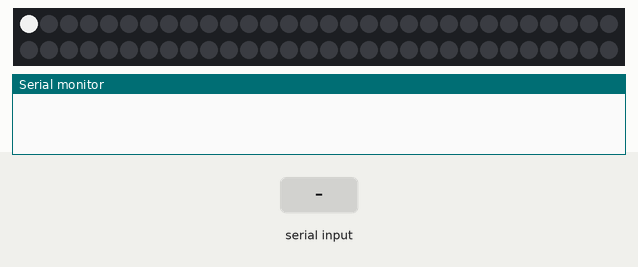
This sketch was run on a simulated ATtiny85, built with avr-gcc and run on an emulated ATtiny85. Shown: 60 RGB LEDs in strip order, left to right, continuing on the next row, the last lines printed to the serial monitor. The inputs (shaded band) are chosen by the test bench.

Above: at 1.2 s.
1.3 s: "90,45\n" received over the second serial link
3.9 s: "30,150\n" received over the second serial link
At 4.11 s:
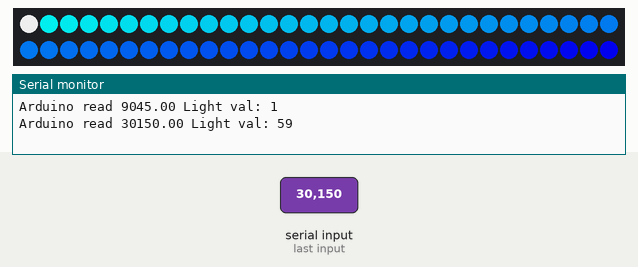
Timing chart, 0 to 6.9 s (numbered marks = the images above; inputs shaded):
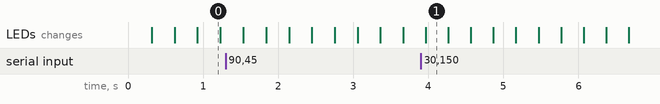

The sketch:

sensorDotstarsExhibit.ino
```cpp
/* TIPS: Make sure that the echem board and Arduino share a common ground.
 *  if sensor values are reading at 4.57 instead of what is expected, reconnect Arduino to Joe's magic laptop
*/

//Light libraries
#include <Adafruit_DotStar.h>
#include "SPI.h" // Comment out this line if using Trinket or Gemma
//#include "Adafruit_WS2801.h"
#ifdef __AVR_ATtiny85__
#include <avr/power.h>
#endif

//time library - At the moment this doesn't involve synching with an outside time, so it is just an internal clock
//#include <Time.h>

//math library
#include <math.h>

//Light initializing
#define NUMPIXELS 60 // Number of LEDs in strip
#define DATAPIN    4    // Green wire on DotStar
#define CLOCKPIN   5    // Yellow wire on DotStar
Adafruit_DotStar strip = Adafruit_DotStar(
                           NUMPIXELS, DATAPIN, CLOCKPIN, DOTSTAR_BRG);

int onInterval = 750;
int offInterval = 750;
int timeInCycle;


const int numlights = 60;
const int light_low = 1;
const int light_high = numlights - 1;
const int top_light = 0;
int light_val = 0;
int light_direction = 1;
uint8_t change = 1;

uint8_t brightness = 255;

//color variables
uint32_t curr_color;

//Software serial initializing

#define rxPin 10 //White cable from sensor
#define txPin 11 //Infrequently used

#include <SoftwareSerial.h>
SoftwareSerial mySerial(rxPin, txPin); // RX, TX
char delimiter = '\n';
String dataFlag = "PPM";
boolean startListening = false;


char inChar; // Data received from the serial port
String stringVal;
float floatVal;
const int COmin = 250; //multiply manually by sigMultiplier
const int COmax = 1400; //multiply manually by sigMultiplier
const int sigMultiplier = 1000;

void setup() {
  strip.begin();
  // Update LED contents, to start they are all 'off'
  strip.show();

  pinMode(rxPin, INPUT);
  pinMode(txPin, OUTPUT);
  Serial.begin(9600);
  mySerial.begin(9600); // Start serial communication at 9600 bps

}
void loop() {

/*Read the serial port for values from the echem and map it to variables for controling the lights.*/
  //strip.setPixelColor(top_light, 0x000000); //the top indicator light defualts to OFF
  if (mySerial.available() > 0) {

    inChar = mySerial.read();
    if (inChar != ' ' && inChar != ',' && inChar != '\n') { //ignore commas and whitespace
      stringVal += inChar;
    }
    if (inChar == '\n') { //we've read the end of a value
      //Serial.print("Time:");
      //Serial.print(now()); //Print time in seconds since activation
      //Serial.print(" ");
      //Serial.print(stringVal);
      //Serial.print(" ");
      floatVal = stringVal.toFloat();
      //Serial.print(floatVal, 6);
      //Serial.print(" ");
      light_val = map(floatVal * sigMultiplier, COmin, COmax, light_low, light_high);
      light_val = constrain(light_val, light_low, light_high);

      Serial.println("Arduino read " + String(floatVal) + " Light val: " + String(light_val));
      stringVal = "";

      //set the top light to on since we've read a value

    }
  }

/*Update lights and add delays for flashing*/


  timeInCycle = millis()%(onInterval+offInterval);
  if(timeInCycle >= onInterval){
    //dim lights
    update_light_height();
    brightness = map(timeInCycle, onInterval, onInterval+offInterval, 255,50);
    strip.setBrightness(brightness);
  }else{
    //turn lights on
    update_light_height();
    brightness = map(timeInCycle, 0, onInterval, 50, 255);
    strip.setBrightness(brightness);
  }
  strip.show(); //show current light height
}


void update_light_height()
{
  //update to new value
  int redIntensity;
  //turn all off including top
  for (int i = 1; i <= light_high; i++) {
    strip.setPixelColor(i, 0x000000);
  }

  for (int i = light_high; i > light_high - light_val; i--)
  {
     colorMapRed(i);

  //this line for setting to just one color
  //strip.setPixelColor(i, 0x4B0082)
 }
  strip.setPixelColor(top_light, 0xffffff);
}

void colorMapRed(int pixelIndex){
  int redIntensity = map(pixelIndex, light_high, light_low, 0, 0xff);
  constrain(redIntensity, 0,0xff);
  strip.setPixelColor(pixelIndex, 0x00, redIntensity, 0xff);
}

void test() {
  if (light_val > light_high) {
    light_direction = -1;
  }
  else if (light_val < 0) {
    light_direction = 1;
  }
  light_val += change * light_direction;
  Serial.print(light_val);
  Serial.print(" ");
  Serial.println(light_direction);
  update_light_height();
}
```

Measured:
- after the input at 3.9 s, the LEDs: change after 0.07 s (image 1)
